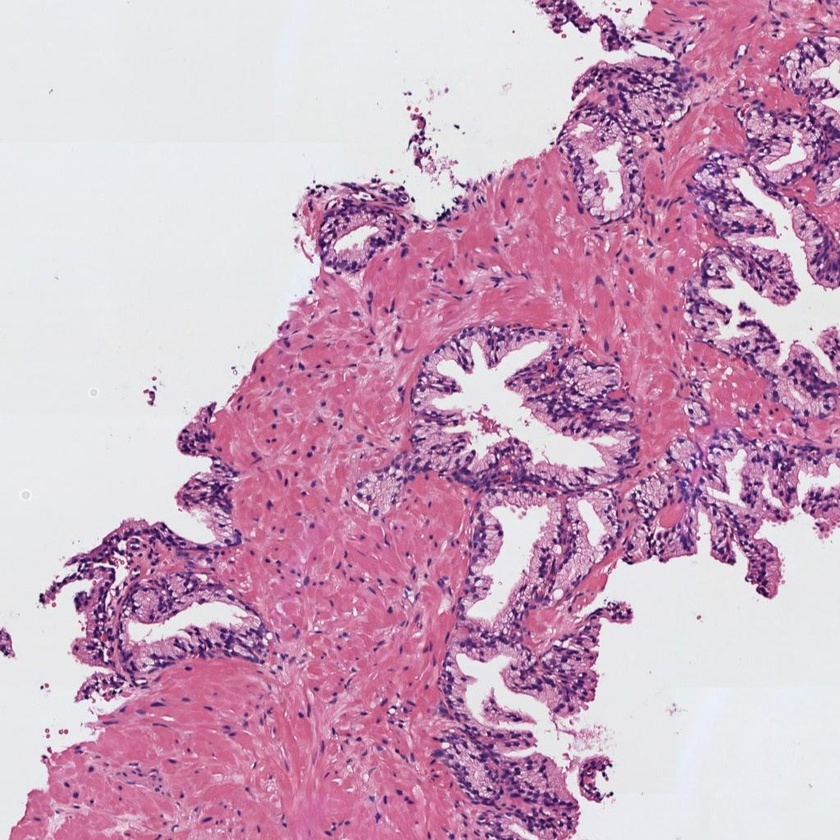
#> input picture histo_1.jpg, 840 x 840 px, shrunk from 1024 x 1024 before the run
$ jupyter execute --allow-errors examenPractico.ipynb
#> lines starting #> are read from the running program, lines starting #| are printed output that depends on the picture; after the words box and inside, x2 and y2 are one past the last pixel; in counts of white or black regions, pixels touching at a corner belong together
### Instituto Superior Tecnologico Quito

**Nombre:** Alan Velasco

**Fecha:** 6/04/2026

## Examen Practico - Segundo Parcial

#### 0) Cargar una de las imágenes histológicas

[cell 1]
# Utilizar la librería skimage.io para leer la imagen 'histo_x.jpg' en formato RGB.
# Normalizar la imagen para que los píxeles se encuentren en el rango [0, 1]
# Visualizar la imagen
import matplotlib.pyplot as plt
from skimage import io, img_as_float

# rutas de las imagenes
rutas = ["histo_1.jpg", "histo_2.jpg"]

# titulos
titulos = ["Imagen 1 (sano)", "Imagen 2 (enfermo)"]

# leer imagenes en RGB
imagenes = [io.imread(r) for r in rutas]
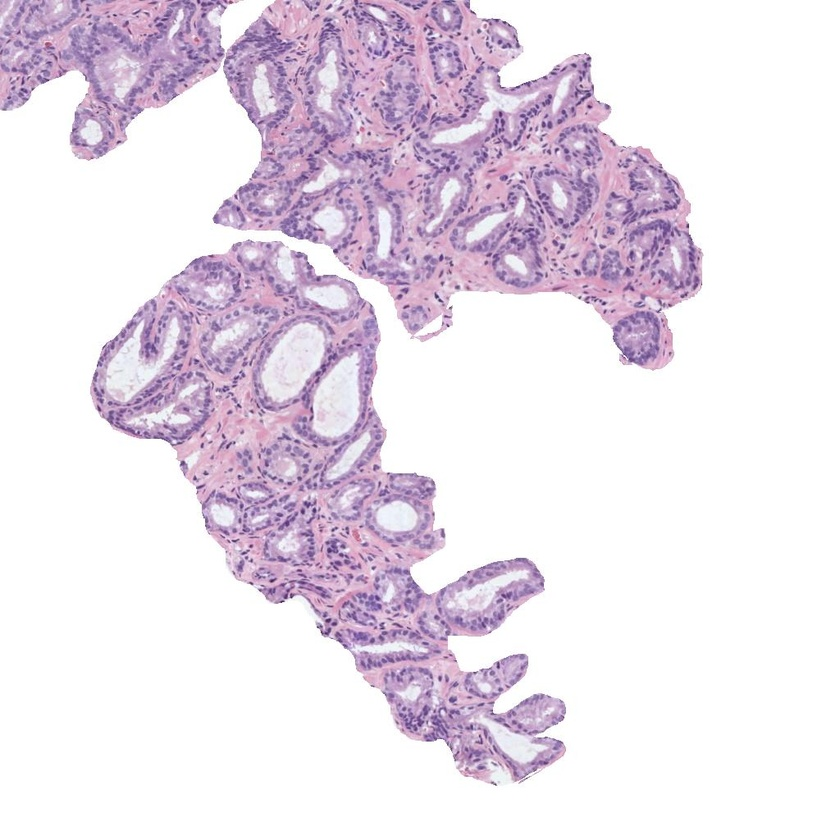
#> input picture histo_2.jpg, 840 x 840 px, shrunk from 1024 x 1024 before the run
#> imagenes = 2 items

# normalizar al rango [0,1]
imagenes = [img_as_float(img) for img in imagenes]

# visualizamos las imagenes
fig, ax = plt.subplots(1,2, figsize=(10,5))

for i, img in enumerate(imagenes):
    ax[i].imshow(img)
    ax[i].set_title(titulos[i])
    ax[i].axis("off")
#> this loop made 2 passes

plt.show()

#### 1) Realizar una transformación de color para convertir la imagen al espacio de color CMYK

[cell 2]
# Extraer la componente magenta de la imagen (que corresponde a la región tisular)
# Visualizar la imagen del canal magenta
import numpy as np
import matplotlib.pyplot as plt
# creao la ista donde guardaremos el canal magenta de cada imagen
magentas = []

# creamos una figura para visualizar las dos imagenes
fig, ax = plt.subplots(1,2, figsize=(10,5))

for i, img in enumerate(imagenes):

    # Separar los canales de color RGB
    R = img[:,:,0]   # canal rojo
    G = img[:,:,1]   # canal verde
    B = img[:,:,2]   # canal azul

    # calculamos el canal negro (K) del modelo CMYK
    K = 1 - np.maximum.reduce([R,G,B])

    # calculamos el canal magenta usando la fórmula de conversión RGB → CMYK
    M = (1 - G - K) / (1 - K + 1e-8)

    # guardar el canal magenta
    magentas.append(M)

    # mostramos el canal magenta en escala de grises
    ax[i].imshow(M, cmap="gray")
    ax[i].set_title(titulos[i])
    ax[i].axis("off")
#> this loop made 2 passes
#> pass 1, `B = img[:,:,2]`:
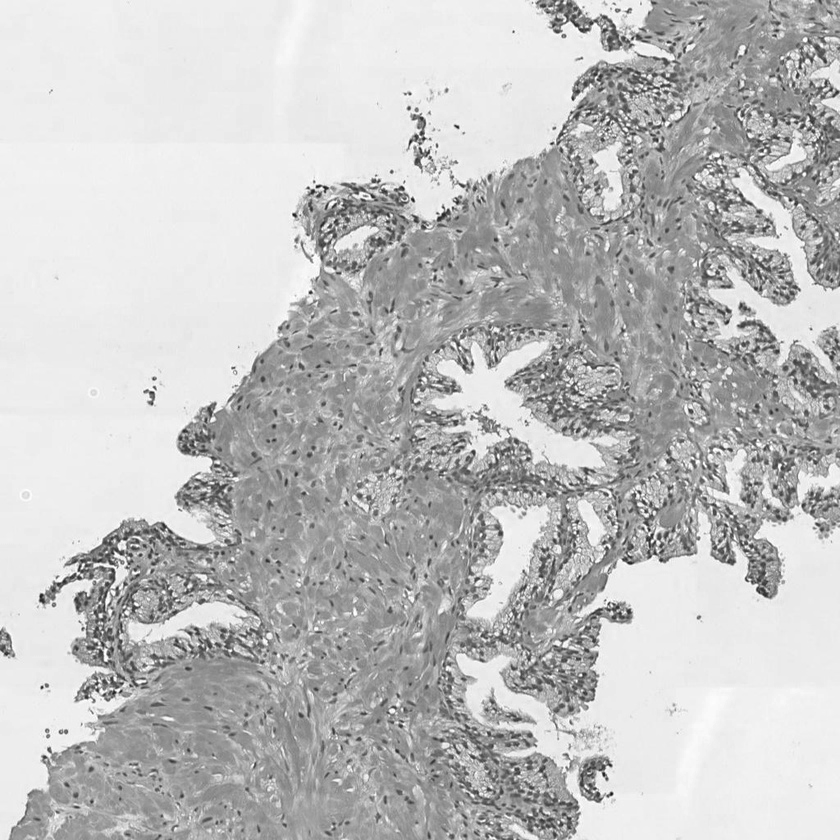
#> B: shape (840, 840) float64; min 0.0863, max 1, mean 0.751
#> pass 1, `K = 1 - np.maximum.reduce([R,G,B])`:
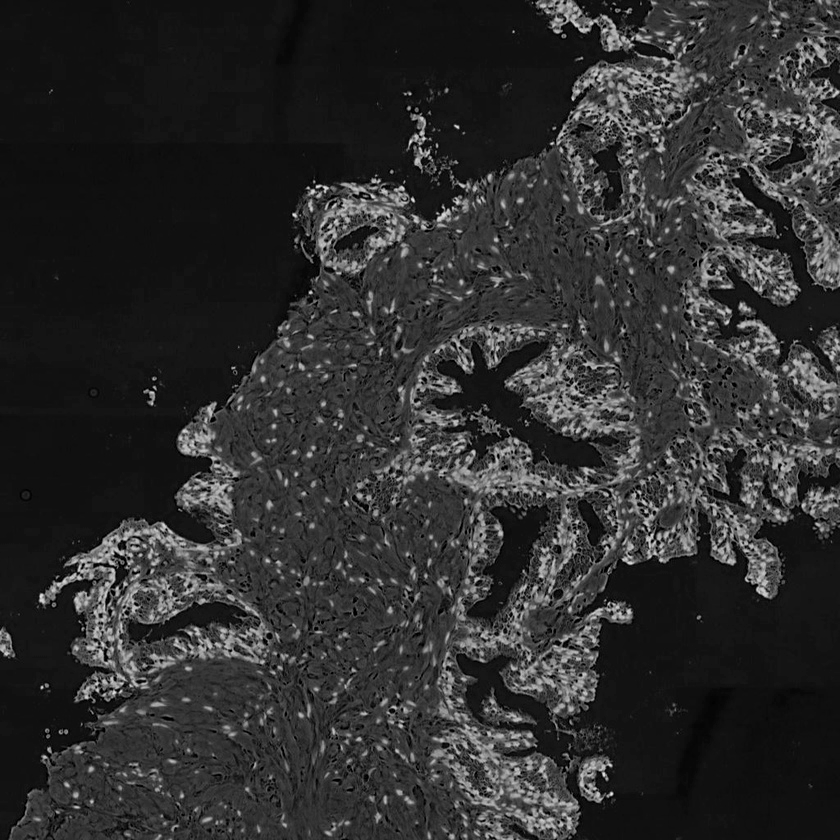
#> K: shape (840, 840) float64; min 0, max 0.914, mean 0.187
#> after the loop, magentas = 2 items

# Mostramos la figura
plt.show()

#### 2) Umbralizar la imagen para separar los píxeles del fondo de la región tisular

[cell 3]
# Aplicar un filtro gaussiano de tamaño 5x5 y después utilizar el método de Otsu de manera que
# los píxeles correspondientes al lumen y al background de la imagen sean 1s y el resto de los píxeles tengan un valor de 0.
# Nota: Recordar que el método de Otsu requiere como input una imagen en el rango [0-255] en formato "uint8".
# Visualizar la máscara resultante

from skimage.filters import gaussian, threshold_otsu

mascaras = []

fig, ax = plt.subplots(1,2, figsize=(10,5))

for i, M in enumerate(magentas):

    # Convertir a rango 0–255 y tipo uint8
    M_uint8 = (M*255).astype(np.uint8)

    # Aplicar filtro gaussiano para suavizar la imagen
    suavizada = gaussian(M_uint8, sigma=1)

    # Calcular el umbral con Otsu
    t = threshold_otsu(suavizada)

    # Crear máscara binaria
    # blanco (1) = lumen + fondo
    # negro (0) = tejido
    mask = suavizada < t

    mascaras.append(mask)

    ax[i].imshow(mask, cmap="gray")
    ax[i].set_title(titulos[i])
    ax[i].axis("off")
#> this loop made 2 passes
#> t on passes 1 to 2: 0.216, 0.106
#> pass 1, `M_uint8 = (M*255).astype(np.uint8)`:
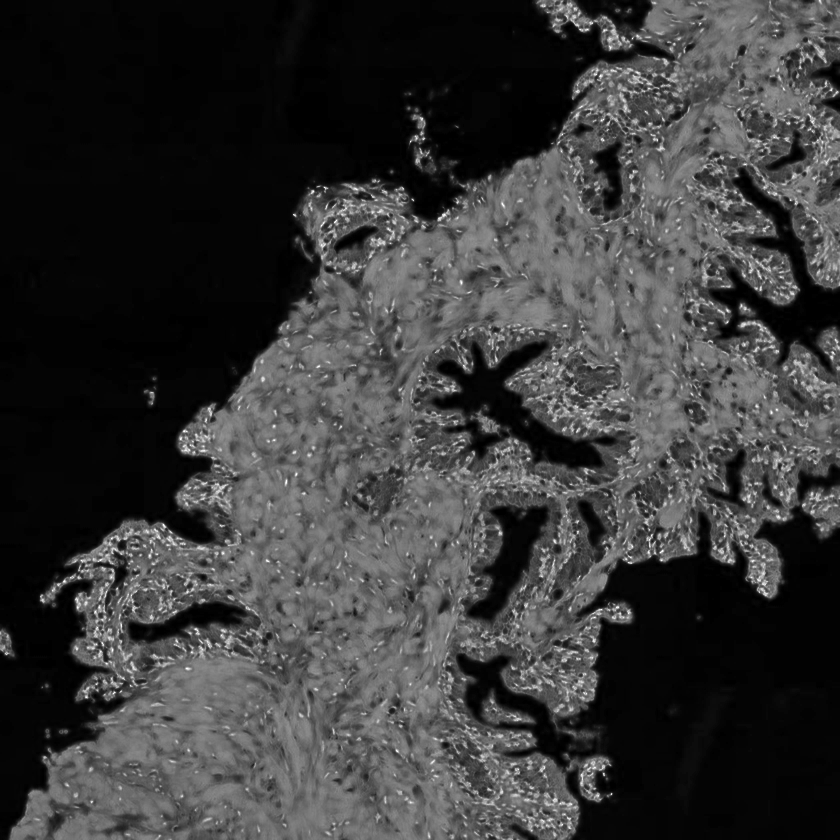
#> M_uint8: shape (840, 840); min 0, max 254, mean 57.9
#> pass 1, `mask = suavizada < t`:
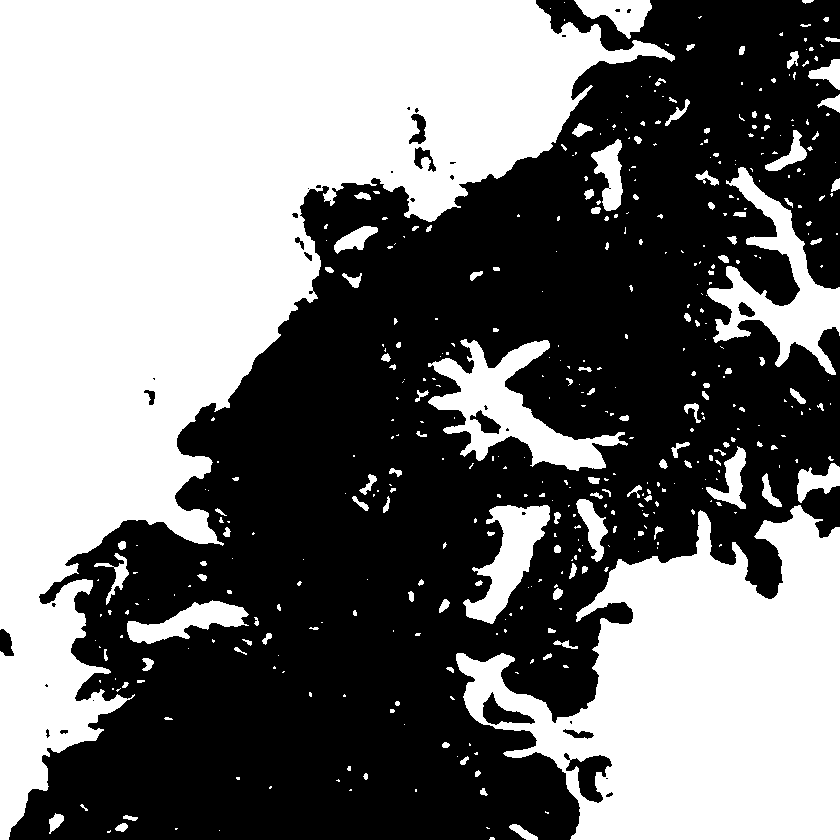
#> mask: shape (840, 840) bool; 47.2% white; 440 white regions (300 under 20 px), largest, box (x1, y1, x2, y2) and area: (0, 0, 675, 840) 214892, (456, 505, 840, 840) 76809, (428, 339, 628, 471) 9152
#> after the loop, mascaras = 2 items

plt.show()
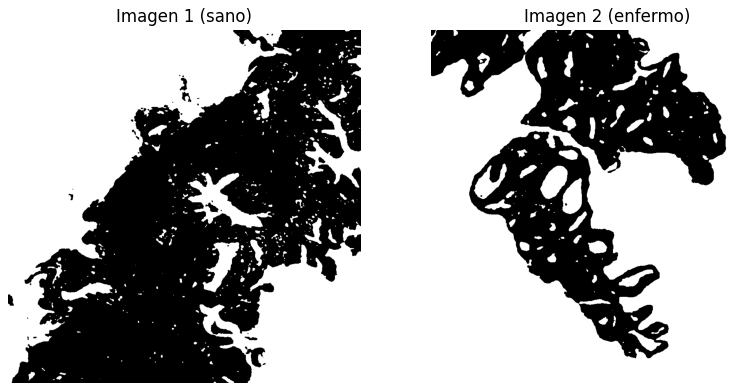
#> figure drawn by matplotlib, 2 panels

#### 3) Limpiar la imagen eliminando los artefactos de lumen (objetos blancos pequeños que no son lúmenes)

[cell 4]
# Utilizar la librería skimage.morphology.remove_small_objects para eliminar aquellos objetos cuya área sea menor a 300 píxeles
# Más información en https://scikit-image.org/docs/dev/api/skimage.morphology.html#skimage.morphology.remove_small_objects
# Visualizaer la máscara resultante

from skimage.morphology import remove_small_objects

limpias = []  # aquí guardamos las máscaras sin ruido

fig, ax = plt.subplots(1,2, figsize=(10,5))

for i, m in enumerate(mascaras):

    # eliminar puntos blancos pequeños (<300 pixeles)
    m_limpia = remove_small_objects(m, min_size=300)

    limpias.append(m_limpia)

    ax[i].imshow(m_limpia, cmap="gray")
    ax[i].set_title(titulos[i])
    ax[i].axis("off")
#> after the loop, limpias = 2 items

plt.show()

#### 4) Rellenar con 0s el fondo de la imagen para quedarnos únicamente con los lúmenes

[cell 5]
# Aplicar el algoritmo de expansión a partir de semillas (region growing) de manera que únicamente los lúmenes sean blancos
# y el resto de la imagen negra. Pista: utilizar dos semillas. Nota: Se pueden fijar las semillas de manera manual, pero
# se valorará positivamente a aquell@s que desarrollen una función para encontrarlas automáticamente.
# Visualizar la máscara resultante.

from skimage.segmentation import flood

lumen = []   # aquí guardamos las máscaras de lúmenes

fig, ax = plt.subplots(1,2, figsize=(10,5))

for i, m in enumerate(limpias):

    # semillas en el fondo (negro)
    s1 = (10,10)
    s2 = (100,100)

    f1 = flood(m, s1)
    f2 = flood(m, s2)

    # unir regiones del fondo
    fondo = f1 | f2

    # invertir para quedarnos solo con los lúmenes
    lum = ~fondo

    lumen.append(lum)

    ax[i].imshow(lum, cmap="gray")
    ax[i].set_title(titulos[i])
    ax[i].axis("off")
#> this loop made 2 passes
#> (s1, s2) on passes 1 to 2: ((10, 10), (100, 100)), ((10, 10), (100, 100))
#> pass 2, `f1 = flood(m, s1)`:
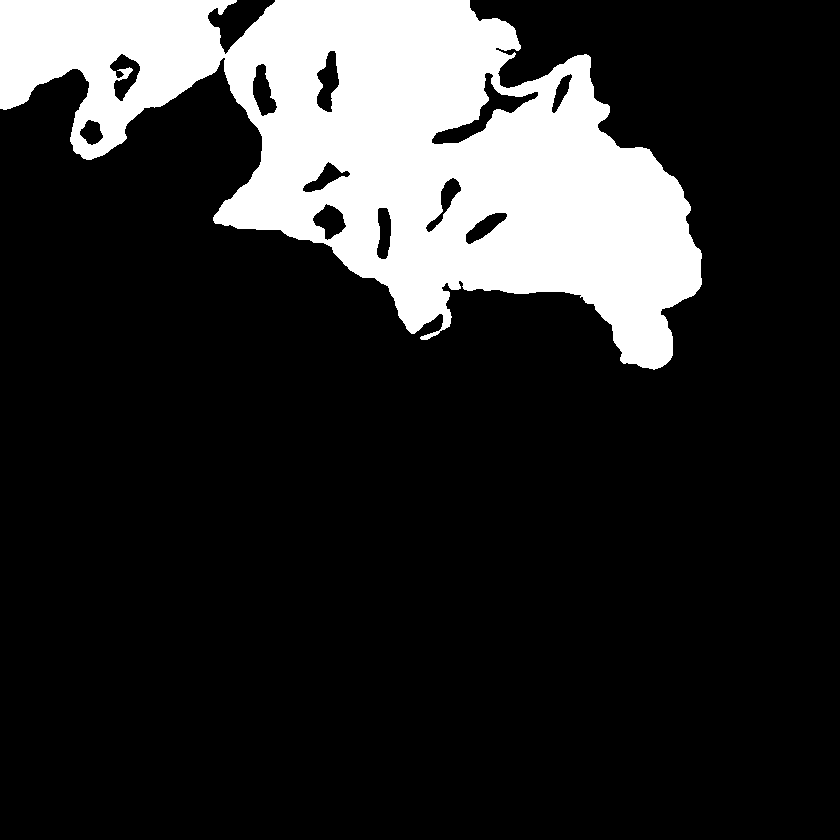
#> f1: shape (840, 840) bool; 17.9% white; 1 white region, box (x1, y1, x2, y2) and area: (0, 0, 702, 370) 126227
#> after the loop, lumen = 2 items

plt.show()

#### 5) Rellenar los objetos de los lúmenes

[cell 6]
# Rellenar los lúmenes con la función binary_fill_holes de la librería scipy.ndimage.morphology
# Visualizar la máscara resultante

#utilizamos la funcion binary_fill_holes para rellenar huecosdentro de objetos en una imagen binaria.
from scipy.ndimage import binary_fill_holes

# creamos una lista para guardar los lúmenes rellenos
rellenos = []

fig, ax = plt.subplots(1,2, figsize=(10,5))

#> (the rest of this cell did not finish here and is left out)

#### 6) Detectar y dibujar los contornos de los lúmenes sobre la imagen original

[cell 7]
# Dibujar los contornos de los lúmenes en color verde sobre la imagen original RGB. Nota: Utilizar los flags necesarios
# para que los contornos en verde sean perfectamente visibles.
# Visualizar la imagen superpuesta

#utilizamos la funcion find_contours para detectar los contornos de los objetos en una imagen
from skimage.measure import find_contours

# creamos una lista para guardar contornos
contornos_todos = []

fig, ax = plt.subplots(1,2, figsize=(10,5))

for i, img in enumerate(rellenos):

    # copiamos la imagen original para dibujar sobre ella
    salida = imagenes[i].copy()

    # detectamos contornos en la máscara binaria
    contornos = find_contours(img, 0.8)

    # guardamos contornos
    contornos_todos.append(contornos)

    # mostramos imagen original
    ax[i].imshow(salida)

    # dibujamos cada contorno en color verde
    for c in contornos:
        ax[i].plot(c[:,1], c[:,0], color="green", linewidth=2)

    ax[i].set_title(titulos[i])
    ax[i].axis("off")
#> after the loop, contornos_todos = []

plt.show()

#### 7) Identificar y cropear el lumen más grande

[cell 8]
# Determinar cuál es el lumen de mayor área y hacer un crop del mismo sobre la imagen original RGB.
# Visualizar el lumen cropeado.

#utilizamos la funcion label, regionprops que se usan para identificar objetos en una imagen y obtener información sobre cada uno de ellos.
from skimage.measure import label, regionprops

# guardamos una lista para guardar regiones detectadas
regiones = []

fig, ax = plt.subplots(1,2, figsize=(8,4))

for i, img in enumerate(rellenos):

    # etiquetamos regiones conectadas en la imagen
    etiquetas = label(img)

    # obtenemos propiedades de cada región
    props = regionprops(etiquetas)

    # seleccionamos la region con mayor área
    mayor = max(props, key=lambda x: x.area)

    regiones.append(mayor)

    # obteneos coordenadas del bounding box
    minr, minc, maxr, maxc = mayor.bbox

    # recortamos el lumen desde la imagen original
    crop = imagenes[i][minr:maxr, minc:maxc]

    # mostramos lumen recortado
    ax[i].imshow(crop)
    ax[i].set_title(titulos[i])
    ax[i].axis("off")
#> after the loop, regiones = []

plt.show()

#### 8) Extraer 13 características geométricas que permitan caracterizar el lumen recortado

[cell 9]
# Calcular las siguientes características del crop del lumen de mayor área, redondeando su valor hasta el cuarto decimal.

import pandas as pd

# creamos una lista donde guardaremos las características
datos = []

for i, r in enumerate(regiones):

    # Área del lumen
    area = r.area

    # Área del bounding box
    bbox = r.bbox_area

    # Área convexa
    convexa = r.convex_area

    # Excentricidad de la región
    excentricidad = r.eccentricity

    # Diámetro equivalente
    diam_eq = r.equivalent_diameter

    # Extensión
    extension = r.extent

    # Diámetro de Feret
    feret = r.feret_diameter_max

    # Longitud del eje mayor
    eje_mayor = r.major_axis_length

    # Longitud del eje menor
    eje_menor = r.minor_axis_length

    # Orientación
    orientacion = r.orientation

    # Perímetro
    perimetro = r.perimeter

    # Solidez
    solidez = r.solidity

    # Compacidad
    compacidad = (4*np.pi*area)/(perimetro**2) if perimetro>0 else 0

    # Guardar todas las características en un diccionario
    datos.append({
        "Imagen": titulos[i],
        "Área": round(area,4),
        "Área bbox": round(bbox,4),
        "Área convexa": round(convexa,4),
        "Excentricidad": round(excentricidad,4),
        "Diámetro equivalente": round(diam_eq,4),
        "Extensión": round(extension,4),
        "Diámetro Feret": round(feret,4),
        "Eje mayor": round(eje_mayor,4),
        "Eje menor": round(eje_menor,4),
        "Orientación": round(orientacion,4),
        "Perímetro": round(perimetro,4),
        "Solidez": round(solidez,4),
        "Compacidad": round(compacidad,4)
    })
#> this loop made 0 passes
#> after the loop, datos = []

# convertimos los resultados en una tabla
df = pd.DataFrame(datos)
#> df = table of 0 rows and 0 columns

# mostraos tabla
df
#> Out = table of 0 rows and 0 columns
